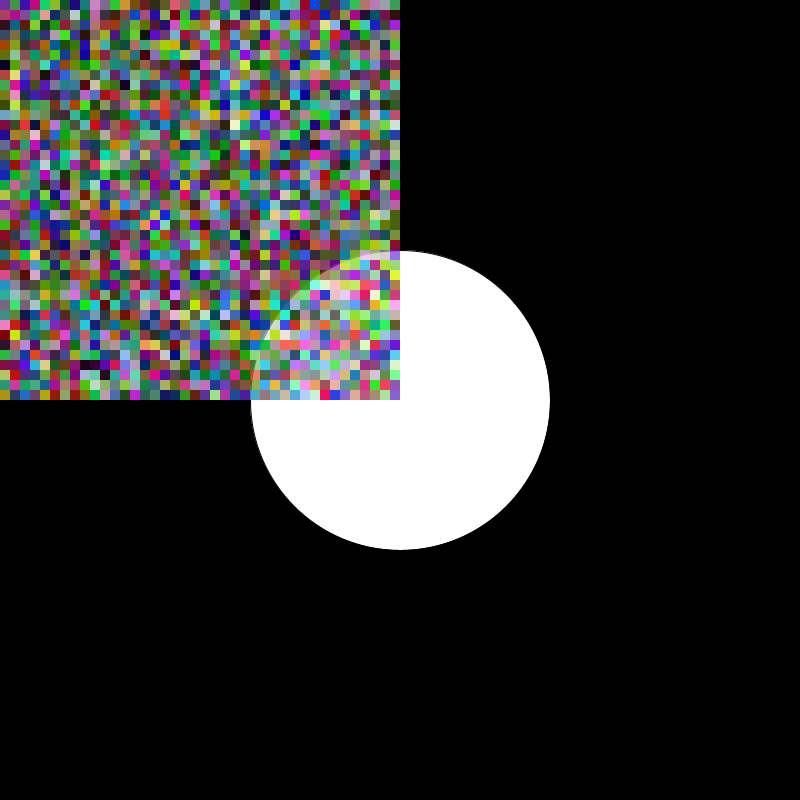
Frame 1 (no input)
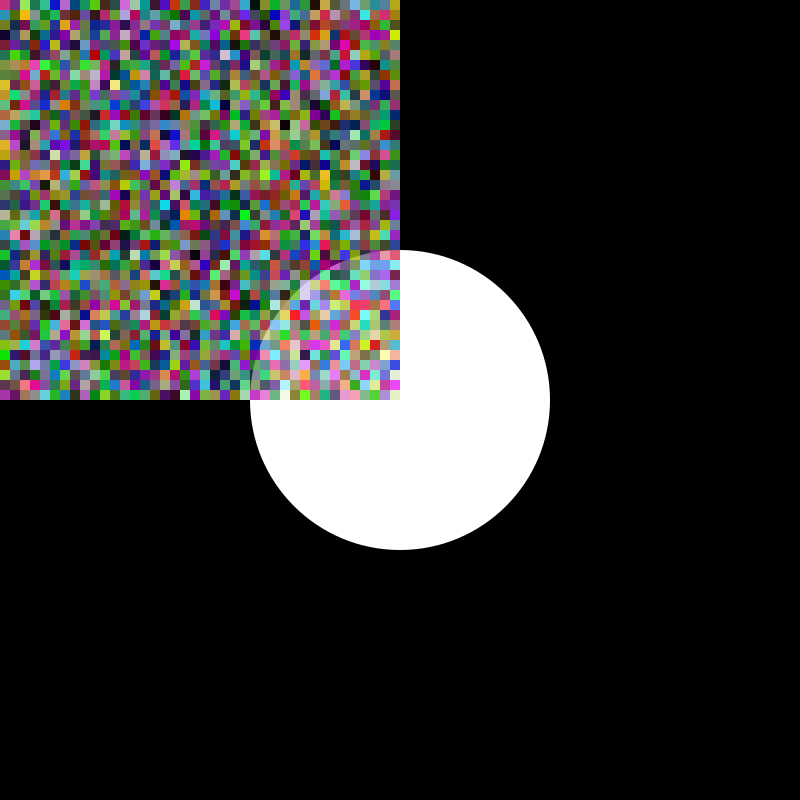
Frame 60 (the mouse pressed at the canvas centre just before this capture)
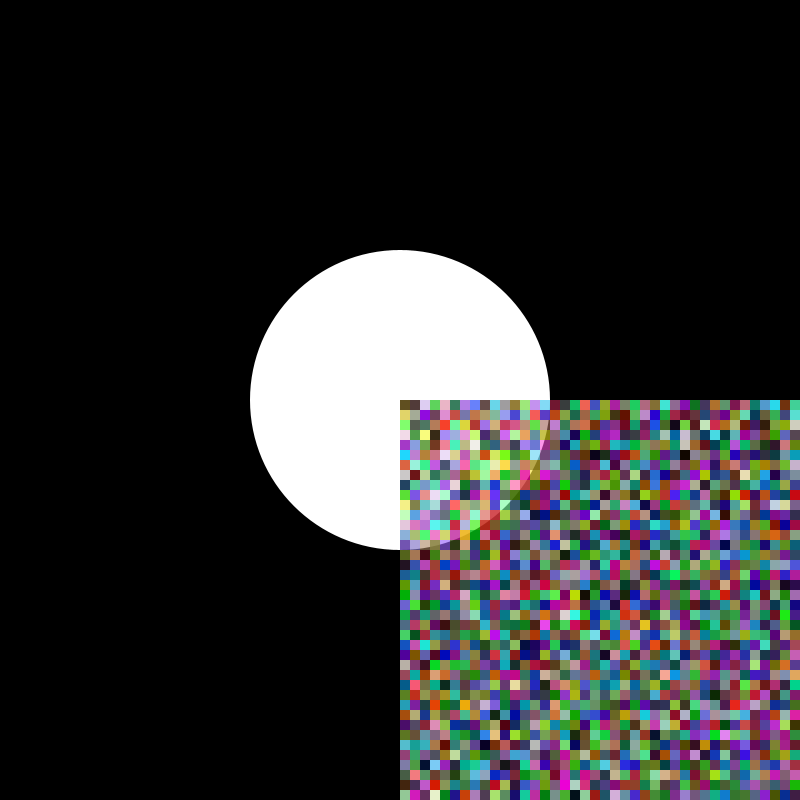
Frame 120 (the mouse held since frame 60 and released just before this capture)

The Processing sketch that drew these frames (run headless with seeded random() and noise(); from frame 60 on, the mouse is pressed at the canvas centre):

// Processing sketch: processing_125290
// ── processing_125290.pde

void setup()
{
  size(800,800);
  
}

void draw()
{
  background(0);
  
  fill(255);
  ellipse(400,400,300,300);
  for (int i=0; i < 400; i+=10)
  {
    for (int j=0; j < 400; j+=10)
    {
      stroke(0,0,0,0);
      fill(random(255),random(255),random(255),random(100)+150);
      rect(mouseX+i,mouseY+j,10,10);
    }
  }
}
